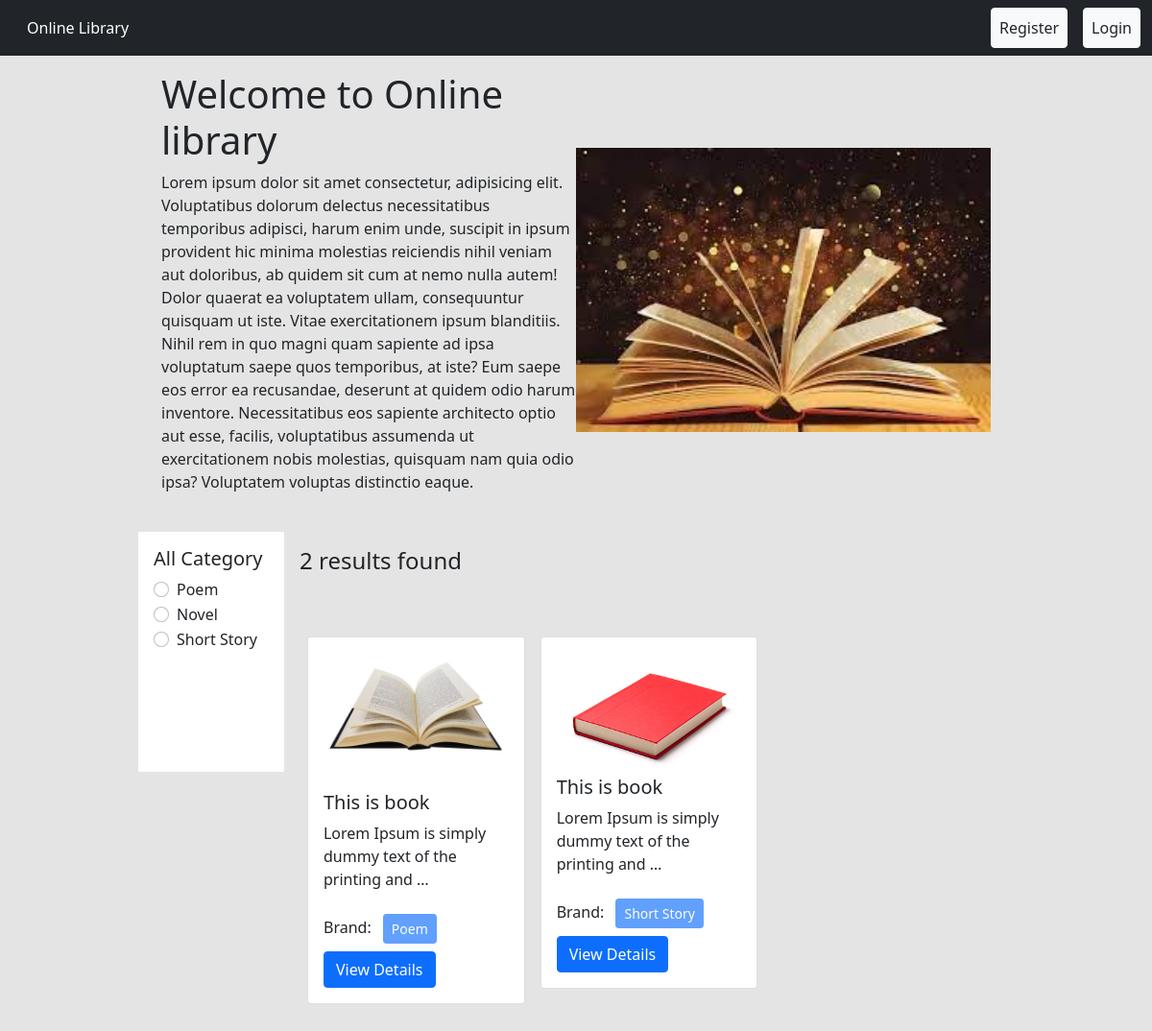
The page / on the database its author committed.
### books/models.py (models this page shows, shortened)
class Category(models.Model):
    name = models.CharField(max_length=100)
    slug = models.SlugField(max_length=100, unique=True, null=True, blank=True)

class Book(models.Model):
    title = models.CharField(max_length=200)
    description = models.TextField()
    image = models.ImageField(upload_to='book_images/')
    borrowing_price = models.DecimalField(max_digits=10, decimal_places=2)
    category = models.ForeignKey(Category, on_delete=models.CASCADE)

### books/views.py (the view)
# urls.py: path('', home, name='homepage'),
def home(request, category_slug=None):
    categories = Category.objects.all()
    books = Book.objects.all()
    if category_slug:
        category = Category.objects.get(slug=category_slug)
        books = books.filter(category=category)
    return render(request, 'home.html', {'books': books, 'categories': categories})

### templates/home.html (shortened to what this page needs)
{% extends 'base.html' %}
{% load static %}
{% block content %}
<div style="width: 80%; margin: 0 auto;">
    <div class="d-flex justify-content-center px-5 pt-3 align-items-center">
        <div class="col-6">
            <h1>Welcome to Online library</h1>
            <p>Lorem ipsum dolor sit amet consectetur, adipisicing elit. Voluptatibus dolorum delectus necessitatibus temporibus adipisci, harum enim unde, suscipit in ipsum provident hic minima molestias reiciendis nihil veniam aut doloribus, ab quidem sit cum at nemo nulla autem! Dolor quaerat ea voluptatem ullam, consequuntur quisquam ut iste. Vitae exercitationem ipsum blanditiis. Nihil rem in quo magni quam sapiente ad ipsa voluptatum saepe quos temporibus, at iste? Eum saepe eos error ea recusandae, deserunt at quidem odio harum inventore. Necessitatibus eos sapiente architecto optio aut esse, facilis, voluptatibus assumenda ut exercitationem nobis molestias, quisquam nam quia odio ipsa? Voluptatem voluptas distinctio eaque.</p>
        </div>
        <div class="col-6">
           <img style="width: 100%" src="{% static 'images.jpeg' %}" />
        </div>
    </div>
    <div class="d-flex flex-wrap p-4">
        <div class="col-2 bg-white p-3" style="height: 250px;">
            <h5>All Category</h5>
            {% for category in categories %}
            <div class="form-check">
                <input
                    class="form-check-input"
                    type="radio"
                    name="category"
                    id="{{ category.id }}"
                />
                <label class="form-check-label" for="{{ category.id }}">
                   <a href="{% url 'category_wise_book' category.slug %}" class="text-decoration-none text-dark">{{ category.name }}</a>
                </label>
            </div>
            {% endfor %}
        </div>
        <div class="col-10 p-3">
            <h4>{{ books|length }} results found</h4>
            <div class="d-flex flex-wrap pt-5">
                {% for book in books %}
                <div class="col-4">
                    <div class="card m-2">
                        <div class="card-body">
                            <img src="{{ book.image.url }}" class="card-img-top" alt="{{ book.title }}">
                            <h5 class="card-title">{{ book.title }}</h5>
                            <p class="card-text">{{ book.description|truncatewords:10 }}</p>
                            <div>
                                Brand:
                                <button class="btn btn-primary btn-sm m-2" disabled>
                                    {{ book.category.name }}
                                </button>
                            </div>
                            <div>
                                <a href="{% url 'book-detail' book.pk %}" class="btn btn-primary">View Details</a>
                            </div>
                        </div>
                    </div>
                </div>
                {% endfor %}
            </div>
        </div>
    </div>
</div>
{% endblock %}

### templates/base.html (shortened to what this page needs)
<!DOCTYPE html>
<html lang="en">
  <head>
    <link
      href="https://cdn.jsdelivr.net/npm/bootstrap@5.0.2/dist/css/bootstrap.min.css"
      rel="stylesheet"
    />
  </head>
  <body style="background-color : #e4e4e4">
    <nav class="navbar navbar-expand-lg navbar-dark bg-dark">
      <div class="container-fluid">
        <a
            class="nav-link text-white"
            aria-current="page"
            href="{% url 'homepage' %}"
            >Online Library</a
          >
        <div class="collapse navbar-collapse" id="navbarSupportedContent">
          <div class="d-flex">
            <ul class="navbar-nav me-auto mb-2 mb-lg-0">
              {% if request.user.is_authenticated %}
              <li class="nav-item mx-3">
                <a
                  class="nav-link btn btn-primary text-white"
                  href="{% url 'deposit' %}"
                  >Deposit</a
                >
              </li>
              <li class="nav-item mx-3">
                <a
                  class="nav-link btn btn-primary text-white"
                  href="{% url 'borrow-history' %}"
                  >Borrow List</a
                >
              </li>
              <li class="nav-item mx-3">
                <a
                  class="nav-link btn btn-primary text-white"
                  href="{% url 'profile' %}"
                  >Profile</a
                >
              </li>
              <li class="nav-item mx-3">
                <a
                  class="nav-link btn btn-danger text-white"
                  href="{% url 'user_logout' %}"
                  >Logout</a
                >
              </li>
              {% else %}
              <li class="nav-item mx-3">
                <a
                  class="nav-link btn btn-light text-dark"
                  href="{% url 'register' %}"
                  >Register</a
                >
              </li>
              <li class="nav-item">
                <a
                  class="nav-link btn btn-light text-dark"
                  href="{% url 'user_login' %}"
                  >Login</a
                >
              </li>
              {% endif %}
            </ul>
          </div>
        </div>
      </div>
    </nav>
    {% block content %}
    {% endblock %}
  </body>
</html>

### rows shown on the page
Category: slug "☐ Poem", name "Poem"
Category: slug "☐ Novel", name "Novel"
Category: slug "☐ Short Story", name "Short Story"
Book: image (picture), title "This is book", description "Lorem Ipsum is simply dummy text of the printing and …", category.name "Poem"
Book: image (picture), title "This is book", description "Lorem Ipsum is simply dummy text of the printing and …", category.name "Short Story"

### other values the page prints
{{ books|length }} "2"
